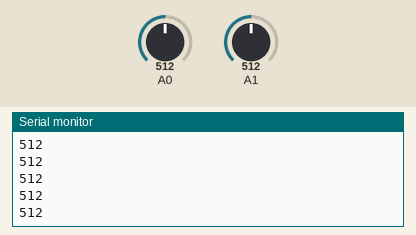
Bench run of a sketch on a simulated Arduino Uno, built with avr-gcc and run on an emulated ATmega328P. Parts: the last lines printed to the serial monitor. The test bench sets the inputs (shaded band); at power-on: A0 = 512, A1 = 512. No radio packets arrive unless stated.

Above: at 1.2 s.
1.3 s: A0 set to 716
At 1.8 s:
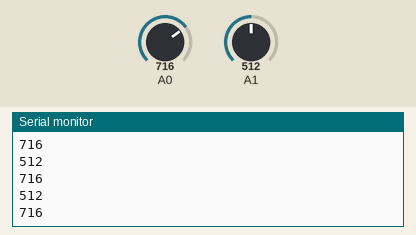
2.8 s: A1 set to 306
At 3.8 s:
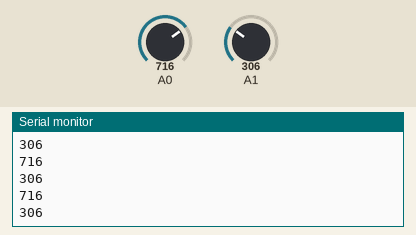
4.3 s: A0 set to 900
At 5.1 s:
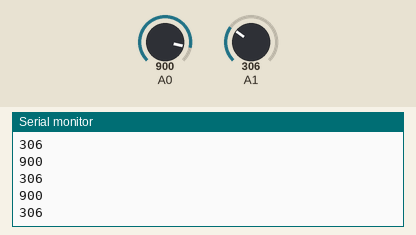
5.8 s: A1 set to 122
At 6.6 s:
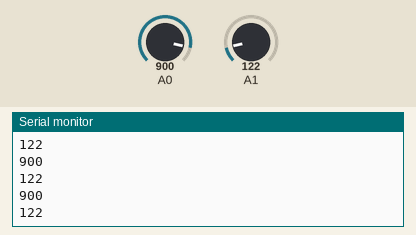
Timing chart, 0 to 8.3 s (numbered marks = the images above; inputs shaded):
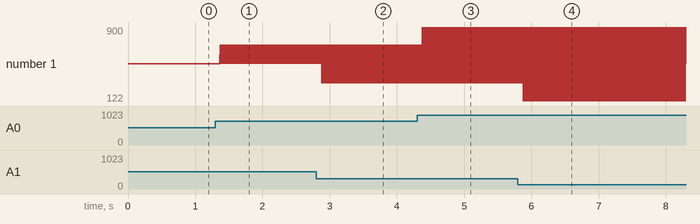

Measured:
- after the input at 1.3 s, the serial monitor: prints a new line after 0.07 s (image 1)
- after the input at 2.8 s, the serial monitor: prints a new line after 0.08 s (image 2)
- after the input at 4.3 s, the serial monitor: prints a new line after 0.08 s (image 3)
- after the input at 5.8 s, the serial monitor: prints a new line after 0.08 s (image 4)
- plotted number 1: 512 → 306 after the input at 2.8 s

The sketch:

Final_Transmitter_NRF24l0.ino
```cpp
//Transmitter Code
//Radio Controlled Arduino robot
//Subcribe to YouTube Channel Papuav


//Add all the necessary Library
#include <SPI.h>
#include <nRF24L01.h>
#include <RF24.h>
RF24 radio(7,8); // CE, CSN
const byte address[6] = "00001";
char xyData[32] = "";
int joystick[2];

//Setup The radio module
void setup() {
  Serial.begin(9600);
  radio.begin();
  radio.openWritingPipe(address);
  radio.setPALevel(RF24_PA_MAX);
  radio.stopListening();
}

//This is the main Loop
void loop() {

  joystick[0] = analogRead(A0);
  joystick[1] = analogRead(A1);

  radio.write( joystick, sizeof(joystick) );
  Serial.println(joystick[0]);
  Serial.println(joystick[1]);
}
```
